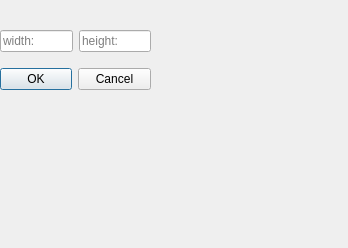
<?xml version="1.0" encoding="UTF-8"?>
<ui version="4.0">
 <class>Dialog</class>
 <widget class="QDialog" name="Dialog">
  <property name="geometry">
   <rect>
    <x>0</x>
    <y>0</y>
    <width>348</width>
    <height>248</height>
   </rect>
  </property>
  <property name="windowTitle">
   <string>Dialog</string>
  </property>
  <widget class="QWidget" name="gridLayoutWidget">
   <property name="geometry">
    <rect>
     <x>0</x>
     <y>20</y>
     <width>151</width>
     <height>81</height>
    </rect>
   </property>
   <layout class="QGridLayout" name="gridLayout">
    <item row="0" column="0">
     <widget class="QLineEdit" name="lineEdit">
      <property name="inputMask">
       <string/>
      </property>
      <property name="placeholderText">
       <string>width:</string>
      </property>
     </widget>
    </item>
    <item row="0" column="1">
     <widget class="QLineEdit" name="lineEdit_2">
      <property name="placeholderText">
       <string>height:</string>
      </property>
     </widget>
    </item>
    <item row="1" column="0" colspan="2">
     <widget class="QDialogButtonBox" name="buttonBox">
      <property name="orientation">
       <enum>Qt::Horizontal</enum>
      </property>
      <property name="standardButtons">
       <set>QDialogButtonBox::Cancel|QDialogButtonBox::Ok</set>
      </property>
     </widget>
    </item>
   </layout>
  </widget>
 </widget>
 <resources/>
 <connections>
  <connection>
   <sender>buttonBox</sender>
   <signal>accepted()</signal>
   <receiver>Dialog</receiver>
   <slot>accept()</slot>
   <hints>
    <hint type="sourcelabel">
     <x>248</x>
     <y>254</y>
    </hint>
    <hint type="destinationlabel">
     <x>157</x>
     <y>274</y>
    </hint>
   </hints>
  </connection>
  <connection>
   <sender>buttonBox</sender>
   <signal>rejected()</signal>
   <receiver>Dialog</receiver>
   <slot>reject()</slot>
   <hints>
    <hint type="sourcelabel">
     <x>316</x>
     <y>260</y>
    </hint>
    <hint type="destinationlabel">
     <x>286</x>
     <y>274</y>
    </hint>
   </hints>
  </connection>
 </connections>
</ui>
